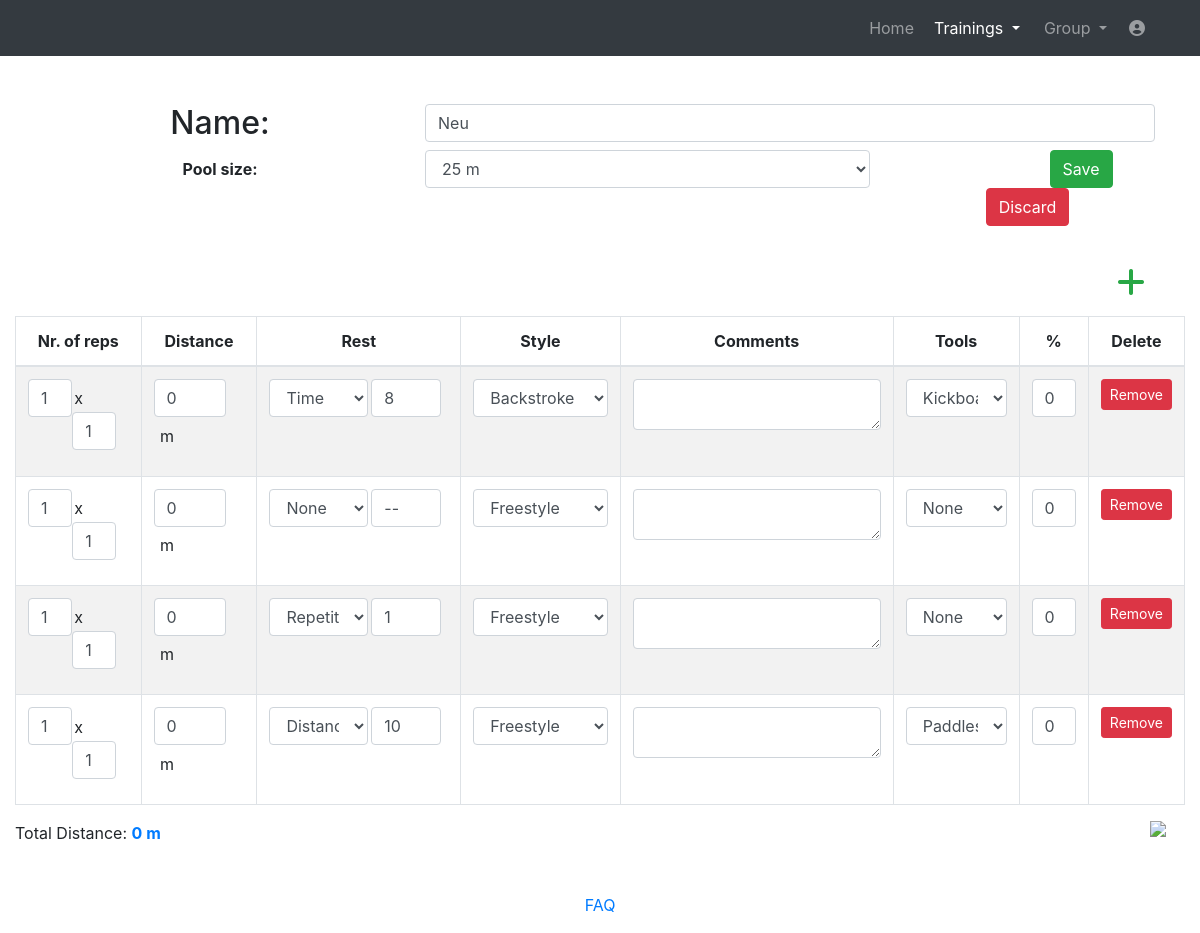
/website/alterplan/15 (signed in), run on an earlier commit of the app's database.
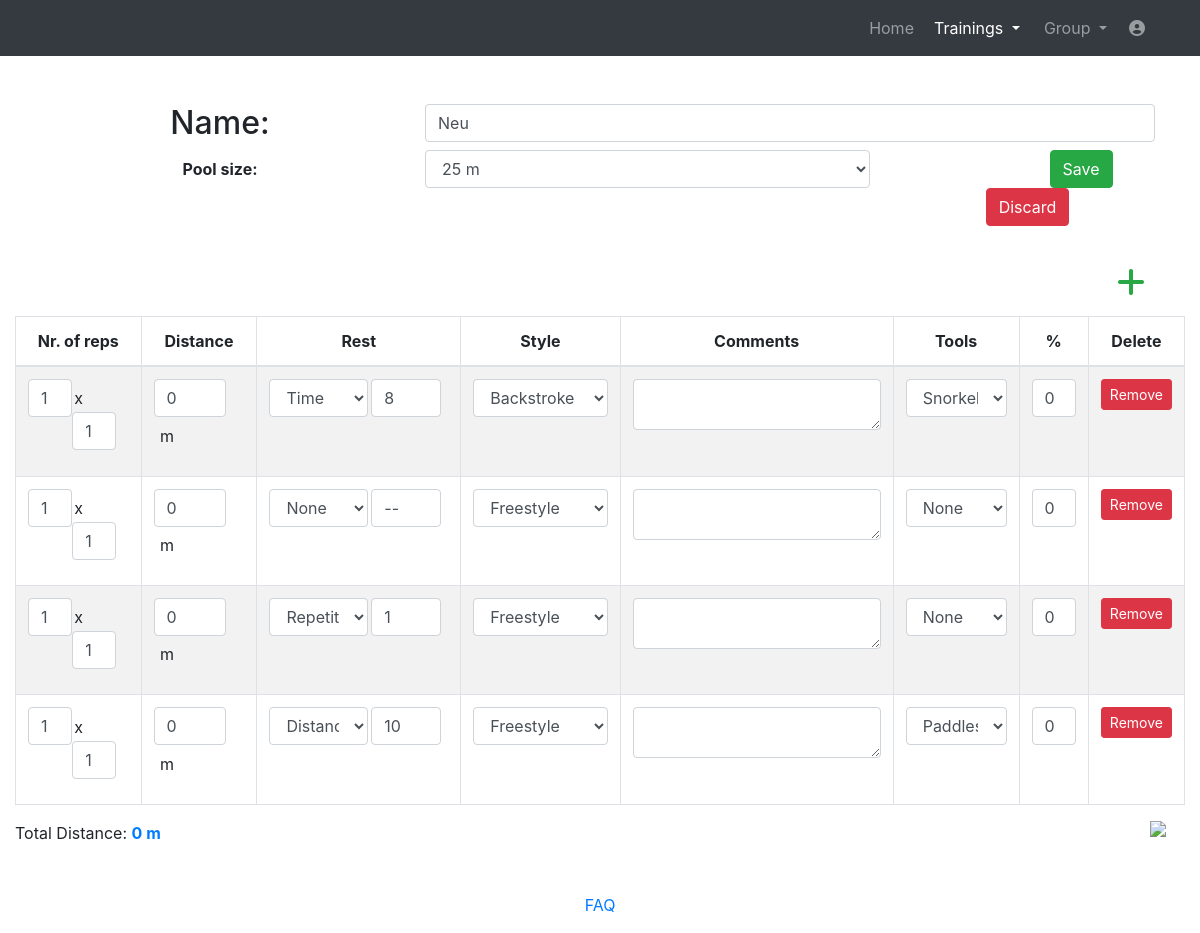
And on a later commit of the database.
### website/models.py (models this page shows)
class PlanRow(models.Model):
    rep1 = models.IntegerField(default=1)
    rep2 = models.IntegerField(default=1)
    distance = models.IntegerField(default=0)
    resttype = models.CharField(max_length=30)
    resttime = models.CharField(max_length=10, null=True)
    style = models.CharField(max_length=30)
    comments = models.CharField(max_length=828, null=True)
    tools = models.CharField(max_length=30)
    effort = models.IntegerField(default=0)
    plan = models.ForeignKey(Plan, on_delete=models.CASCADE)

### website/views_loggedin.py (the view)
# urls.py: path('alterplan/<int:plan_id>', views_loggedin.alterplan, name='alterplan'),
@login_required
def alterplan(request, plan_id):
    if Plan.objects.filter(pk=plan_id).exists():
        plan = Plan.objects.get(pk=plan_id)
        if plan.user == request.user:
            rows = PlanRow.objects.filter(plan=plan)
            return render(request, 'alterplan.html', context={'plan': plan, 'rows': rows, 'plan_id': plan_id})
        else:
            messages.info(request, 'Access denied. You are not the owner of this plan!', extra_tags='alert')
            return HttpResponseRedirect(reverse('manageplans'))
    else:
        messages.info(request, 'The plan with the id '+str(plan_id)+' does not exist.', extra_tags='alert')
        return HttpResponseRedirect(reverse('manageplans'))

### templates/alterplan.html (shortened to what this page needs)
<!DOCTYPE html>
<html lang="en">
<head>
  {% load static %}
  <link href="{% static 'vendor/bootstrap/css/bootstrap.min.css' %}" rel="stylesheet">
  <link media="screen" href="{% static 'css/plan.css' %}" rel="stylesheet">
  <link media="print" href="{% static 'css/print.css' %}" rel="stylesheet">
  <link href="{% static 'vendor/fontawesome-free/css/all.min.css' %}" rel="stylesheet" type="text/css">
  <link href="//netdna.bootstrapcdn.com/font-awesome/3.2.1/css/font-awesome.css" rel="stylesheet">
</head>
<body>
  <nav class="navbar navbar-expand-lg navbar-dark bg-dark static-top">
    <div class="container">
      <div class="collapse navbar-collapse" id="navbarResponsive">
        <ul class="navbar-nav ml-auto">
          <li class="nav-item ">
            <a class="nav-link" href="../home">Home</a>
          </li>
		  <li class="nav-item dropdown no-arrow mx-1 active">
			<a class="nav-link dropdown-toggle" href="#" id="messagesDropdown" role="button" data-toggle="dropdown" aria-haspopup="true" aria-expanded="false">
					Trainings
			</a>
		  </li>
          <li class="nav-item dropdown no-arrow mx-1">
			<a class="nav-link dropdown-toggle" href="#" id="messagesDropdown" role="button" data-toggle="dropdown" aria-haspopup="true" aria-expanded="false">
					Group
			</a>
		  </li>
		   <li class="nav-item dropdown no-arrow">
			<a class="nav-link " href="#" id="userDropdown" role="button" data-toggle="dropdown" aria-haspopup="true" aria-expanded="false">
			  <i class="fas fa-user-circle fa-fw"></i>
			</a>
		  </li>
        </ul>
      </div>
    </div>
  </nav>
  <div class="container">
    <div class="row">
      <div class="col-lg-12 text-center">
        <div class="row">
          <div class="col-md-4" >
              <h2 class="mt-5">Name:</h2>
          </div>
          <div class="col-md-8">
              <input type="text" class="form-control mt-5 planname" value="{{plan.name}}">
          </div>
        </div>
        <div class="form-group row">
            <label for="exampleFormControlSelect1" class="col-md-4 col-form-label"><p style="font-weight: bold;">Pool size:</p></label>
               <div class="col-sm-5">
                    <select class="form-control poolsize" id="exampleFormControlSelect1" >
                      <option value="25m">25 m</option>
                    </select>
               </div>
            <div class="col-sm-3">
              <button type="button" id="save" name="save" class="btn btn-success save" style="margin-left: 42%;"  data-toggle="modal" data-target="#saveModal">Save</button>
              <a class="btn btn-danger" data-toggle="modal" style="color: white;" data-target="#resetModal">Discard</a>
            </div>
        </div>
      </div>
    </div>
  </div>
  <br>
  <div class="container" style="max-width: 1340px;">
    {% include 'alterplantable.html' %}
  </div>
<footer class="page-footer font-small blue">
  <div class="footer-copyright text-center py-3">
    <a href="../help"> FAQ</a>
  </div>
</footer>
</body>
</html>

### templates/alterplantable.html (shortened to what the changed rows need)
  {% load static %}
    <div>
      <div >
        <div id="table" class="table-editable">
          <table id="mytable" class="table table-bordered table-responsive-md table-striped text-center">
            <thead>
              <tr>
                <th class="text-center repprint" style="width: 11%;">Nr. of reps</th>
                <th class="text-center" style="width: 10%;">Distance</th>
                <th class="text-center" style="width: 18%;">Rest</th>
                <th class="text-center styleprint" style="width: 14%;">Style</th>
                <th class="text-center" style="width: 24%;">Comments</th>
                <th class="text-center" style="width: 11%;">Tools</th>
                <th class="text-center" title="Intensity % maxHR" style="width: 6%;">%</th>
                <th class="text-center deletehide" style="width: 7%;">Delete</th>
              </tr>
            </thead>
            <tbody>
             {% for b in rows %}
              <tr>
                <td>
                  <div class="form-group">
                    <input type="text" class="form-control rep1" value="{{b.rep1}}" style="float: left; width: 44%;">
                    <p style="float: left; margin: 2%; margin-top: 7%;">x</p>
                    <input type="text" class="form-control rep2" value="{{b.rep2}}" style="float: left; width: 44%;">
                  </div>
                </td>
                <td>
                    <div class="form-group">
                      <input type="text" class="form-control distance" value="{{b.distance}}" style="float: left; width: 80%;">
                      <p style="float: left; margin-left: 7%; margin-top: 7%;">m</p>
                    </div>
                </td>
                <td>
                  <div class="form-group" style="float: left; width: 55%;">
                    <select class="form-control resttype" >
                      <option class="None" value="None">None</option>
                      <option class="Time" value="Time">Time</option>
                      <option class="Repetition" value="Repetition">Repetiton</option>
                      <option class="Distance" value="Distance">Distance</option>
                    </select>
                  </div>
                   <input type="text" class="form-control resttime" placeholder="min:sec" style="float: left;width: 39%; margin-left: 2%;" value="{{b.resttime}}">
                </td>
                  <td>
                    <div class="form-group">
                      <select class="form-control style" >
                        <option value="Freestyle">Freestyle</option>
                        <option value="Backstroke">Backstroke</option>
                      </select>
                    </div>
                </td>
                  <td>
                      <textarea  class="form-control autoExpand comments" rows="1" style="min-height: 53px;">{{b.comments}}</textarea>
                </td>
                  <td>
                    <div class="form-group">
                      <select class="form-control tools">
                        <option value="None">None</option>
                        <option value="Kickboard">Kickboard</option>
                        <option value="Paddles">Paddles</option>
                        <option value="Snorkel">Snorkel</option>
                      </select>
                    </div>
                </td>
                <td>
                    <input type="text"  class="form-control effort" value="{{b.effort}}" >
                </td>
                 <td class="deletehide">
                  <span class="table-remove"><button type="button"
                      class="btn btn-danger btn-rounded btn-sm my-0">Remove</button></span>
                </td>
                {% endfor %}
              </tr>
            </tbody>
          </table>
        </div>
      </div>
    </div>

What changed in the data, as far as the page shows it:
removed PlanRow: rep1 "1", rep2 "1", distance "0", resttime "8", effort "0"
added PlanRow: rep1 "1", rep2 "1", distance "0", resttime "8", effort "0"
